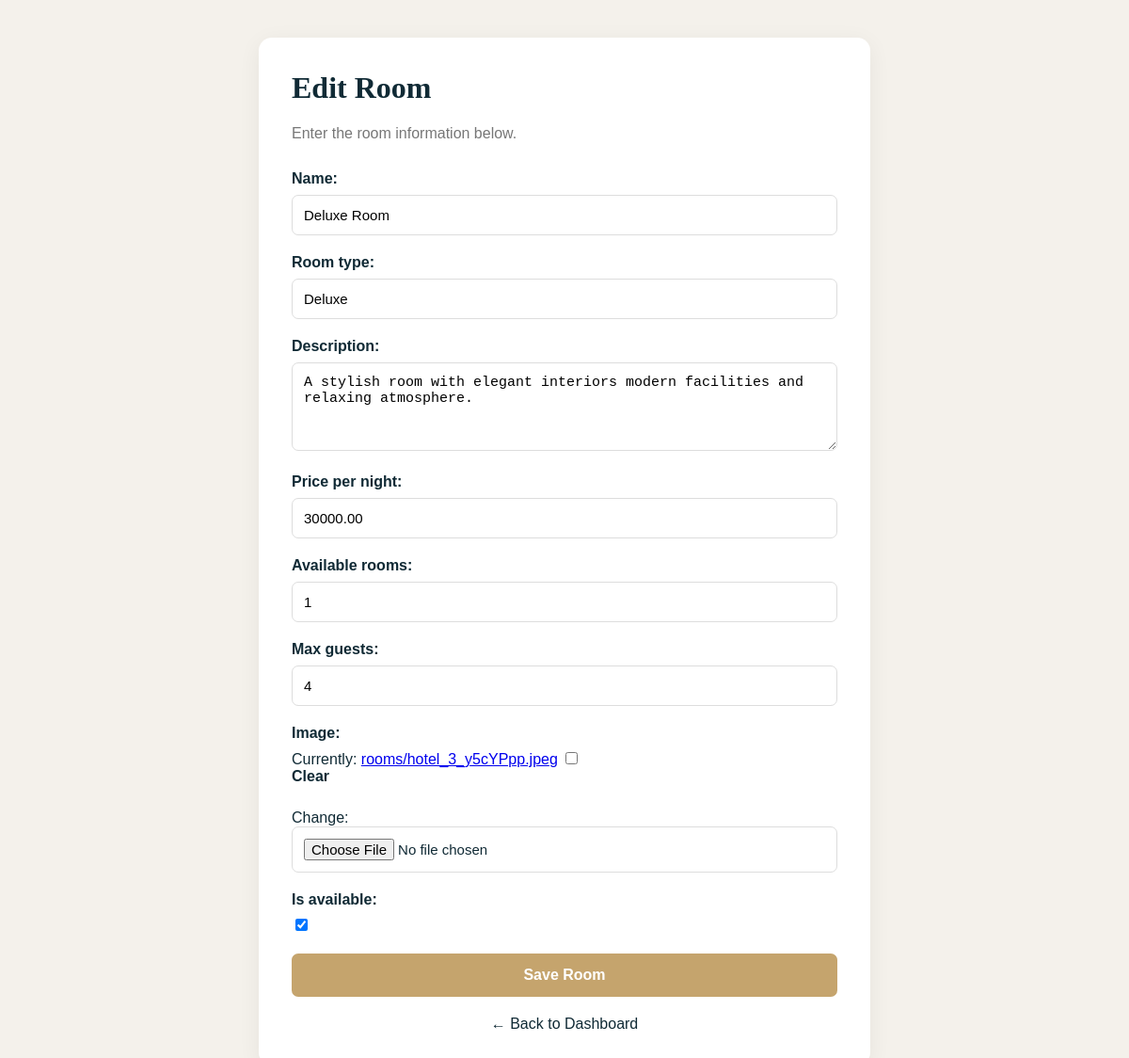
The page /dashboard/rooms/2/edit/ (signed in) on the database its author committed.
### hotels/models.py (models this page shows, shortened)
class Room(models.Model):
    name = models.CharField(max_length=100)
    room_type = models.CharField(max_length=100)
    description = models.TextField()
    price_per_night = models.DecimalField(
        max_digits=10,
        decimal_places=2
    )
    available_rooms = models.PositiveIntegerField(default=1)
    max_guests = models.PositiveBigIntegerField(default=2)
    image = models.ImageField(
        upload_to='rooms/',
        blank=True,
        null=True
    )
    is_available = models.BooleanField(default=True)
    created_at = models.DateTimeField(auto_now_add=True)

### hotels/views.py (the view)
# urls.py: path('dashboard/rooms/<int:room_id>/edit/', views.edit_room, name='edit_room'),
@staff_member_required(login_url='/admin/login/')
def edit_room(request, room_id):
    room = get_object_or_404(Room, id=room_id)
    if request.method == 'POST':
        form = RoomForm(
            request.POST,
            request.FILES,
            instance=room
        )
        if form.is_valid():
            form.save()
            messages.success(request, 'Room updated successfully!')
            return redirect('dashboard')
    else:
        form = RoomForm(instance=room)
    return render(request, 'hotels/room_form.html', {
        'form': form,
        'title': 'Edit Room'
    })

### hotels/forms.py
class RoomForm(forms.ModelForm):
    class Meta:
        model = Room
        fields = [
            'name',
            'room_type',
            'description',
            'price_per_night',
            'available_rooms',
            'max_guests',
            'image',
            'is_available',
        ]
        widgets = {
            'description': forms.Textarea(attrs={
                'rows': 4,
                'placeholder': 'Describe the room and its facilities...'
            }),
        }

### hotels/context_processors.py (called while the page is built)
def hotel_contact(request):
    return {
        'hotel_name': settings.HOTEL_NAME,
        'hotel_phone': settings.HOTEL_PHONE,
        'hotel_whatsapp': settings.HOTEL_WHATSAPP,
        'hotel_email': settings.HOTEL_EMAIL,
        'hotel_address': settings.HOTEL_ADDRESS,
    }

### hotels/templates/hotels/room_form.html (shortened to what this page needs)
<!DOCTYPE html>
<html lang="en">
<head>
</head>
<body>
<div class="container">
    <h1>{{ title }}</h1>
    <p class="subtitle">
        Enter the room information below.
    </p>
    <form method="POST" enctype="multipart/form-data">
        {{ form.as_p }}
        <button type="submit">
            Save Room
        </button>
    </form>
    <a href="{% url 'dashboard' %}" class="back">
        ← Back to Dashboard
    </a>
</div>
</body>
</html>

### hotels/templates/hotels/room_form.html (style rules this page uses)
* { box-sizing: border-box; }
body { margin: 0; padding: 40px 15px; background: #f4f1eb; font-family: Arial, sans-serif; color: #102a35; }
.container { max-width: 650px; margin: auto; background: white; padding: 35px; border-radius: 14px; box-shadow: 0 5px 25px rgba(0,0,0,0.06); }
h1 { font-family: Georgia, serif; margin-top: 0; }
.subtitle { color: #777; margin-bottom: 30px; }
form p { margin-bottom: 20px; }
label { display: block; font-weight: bold; margin-bottom: 8px; }
input:not([type="checkbox"]), textarea, select { width: 100%; padding: 12px; border: 1px solid #ddd; border-radius: 7px; font-size: 15px; }
input[type="checkbox"] { margin-right: 8px; }
button { width: 100%; padding: 14px; border: none; border-radius: 7px; background: #c5a46d; color: white; font-size: 16px; font-weight: bold; cursor: pointer; }
.back { display: block; text-align: center; margin-top: 20px; color: #102a35; text-decoration: none; }

### rows shown on the page
Room: name "Deluxe Room", room_type "Deluxe", description "A stylish room with elegant interiors modern facilities and relaxing atmosphere.", price_per_night "30000.00", available_rooms "1", max_guests "4", is_available "☑"

### other values the page prints
{{ title }} "Edit Room"
